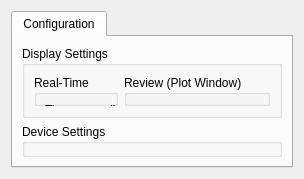
     <widget class="QWidget" name="ablationPage">
      <layout class="QGridLayout" name="gridLayout_4">
       <item row="0" column="0">
        <widget class="QTabWidget" name="ablationTabWidget">
         <property name="currentIndex">
          <number>0</number>
         </property>
         <widget class="QWidget" name="ablationTab">
          <attribute name="title">
           <string>Configuration</string>
          </attribute>
          <layout class="QGridLayout" name="gridLayout_7">
           <item row="0" column="0">
            <widget class="QGroupBox" name="groupBox">
             <property name="title">
              <string>Display Settings</string>
             </property>
             <layout class="QHBoxLayout" name="horizontalLayout_4">
              <item>
               <widget class="QGroupBox" name="groupBox_2">
                <property name="title">
                 <string>Real-Time</string>
                </property>
                <widget class="QGroupBox" name="groupBox_5">
                 <property name="geometry">
                  <rect>
                   <x>11</x>
                   <y>27</y>
                   <width>364</width>
                   <height>91</height>
                  </rect>
                 </property>
                 <property name="title">
                  <string>Time range (X axis)</string>
                 </property>
                 <property name="flat">
                  <bool>false</bool>
                 </property>
                 <property name="checkable">
                  <bool>false</bool>
                 </property>
                 <layout class="QHBoxLayout" name="horizontalLayout_3">
                  <item>
                   <widget class="QRadioButton" name="radioButton">
                    <property name="text">
                     <string>60 s</string>
                    </property>
                    <property name="checked">
                     <bool>true</bool>
                    </property>
                   </widget>
                  </item>
                  <item>
                   <widget class="QRadioButton" name="radioButton_2">
                    <property name="text">
                     <string>120 s</string>
                    </property>
                   </widget>
                  </item>
                 </layout>
                </widget>
                <widget class="QGroupBox" name="groupBox_6">
                 <property name="geometry">
                  <rect>
                   <x>11</x>
                   <y>132</y>
                   <width>179</width>
                   <height>181</height>
                  </rect>
                 </property>
                 <property name="title">
                  <string>Power scale</string>
                 </property>
                 <layout class="QGridLayout" name="gridLayout_6">
                  <item row="0" column="0">
                   <widget class="QRadioButton" name="radioButton_3">
                    <property name="text">
                     <string>75 W</string>
                    </property>
                    <property name="checked">
                     <bool>true</bool>
                    </property>
                   </widget>
                  </item>
                  <item row="1" column="0">
                   <widget class="QRadioButton" name="radioButton_4">
                    <property name="text">
                     <string>100 W</string>
                    </property>
                   </widget>
                  </item>
                  <item row="2" column="0">
                   <widget class="QRadioButton" name="radioButton_5">
                    <property name="text">
                     <string>125 W</string>
                    </property>
                   </widget>
                  </item>
                  <item row="3" column="0">
                   <widget class="QRadioButton" name="radioButton_6">
                    <property name="text">
                     <string>150 W</string>
                    </property>
                   </widget>
                  </item>
                 </layout>
                </widget>
                <widget class="QGroupBox" name="groupBox_7">
                 <property name="geometry">
                  <rect>
                   <x>196</x>
                   <y>132</y>
                   <width>179</width>
                   <height>181</height>
                  </rect>
                 </property>
                 <property name="title">
                  <string>Number of temps</string>
                 </property>
                 <layout class="QGridLayout" name="gridLayout_5">
                  <item row="0" column="0">
                   <widget class="QRadioButton" name="radioButton_7">
                    <property name="text">
                     <string>1</string>
                    </property>
                    <property name="checked">
                     <bool>true</bool>
                    </property>
                   </widget>
                  </item>
                  <item row="1" column="0">
                   <widget class="QRadioButton" name="radioButton_8">
                    <property name="text">
                     <string>2</string>
                    </property>
                   </widget>
                  </item>
                  <item row="2" column="0">
                   <widget class="QRadioButton" name="radioButton_9">
                    <property name="text">
                     <string>3</string>
                    </property>
                   </widget>
                  </item>
                  <item row="3" column="0">
                   <widget class="QRadioButton" name="radioButton_10">
                    <property name="text">
                     <string>4</string>
                    </property>
                   </widget>
                  </item>
                 </layout>
                </widget>
               </widget>
              </item>
              <item>
               <widget class="QGroupBox" name="groupBox_3">
                <property name="title">
                 <string>Review (Plot Window)</string>
                </property>
                <widget class="QLabel" name="label_4">
                 <property name="geometry">
                  <rect>
                   <x>40</x>
                   <y>40</y>
                   <width>141</width>
                   <height>16</height>
                  </rect>
                 </property>
                 <property name="text">
                  <string>Display graph for</string>
                 </property>
                </widget>
                <widget class="QWidget" name="layoutWidget">
                 <property name="geometry">
                  <rect>
                   <x>40</x>
                   <y>70</y>
                   <width>321</width>
                   <height>221</height>
                  </rect>
                 </property>
                 <layout class="QGridLayout" name="gridLayout_9">
                  <item row="0" column="0">
                   <widget class="QCheckBox" name="checkBox">
                    <property name="text">
                     <string>Impledance</string>
                    </property>
                   </widget>
                  </item>
                  <item row="0" column="1">
                   <widget class="QCheckBox" name="checkBox_5">
                    <property name="text">
                     <string>Temp1</string>
                    </property>
                   </widget>
                  </item>
                  <item row="1" column="0">
                   <widget class="QCheckBox" name="checkBox_2">
                    <property name="text">
                     <string>Power</string>
                    </property>
                   </widget>
                  </item>
                  <item row="1" column="1">
                   <widget class="QCheckBox" name="checkBox_6">
                    <property name="text">
                     <string>Temp 2</string>
                    </property>
                   </widget>
                  </item>
                  <item row="2" column="0">
                   <widget class="QCheckBox" name="checkBox_3">
                    <property name="text">
                     <string>Voltage</string>
                    </property>
                   </widget>
                  </item>
                  <item row="2" column="1">
                   <widget class="QCheckBox" name="checkBox_7">
                    <property name="text">
                     <string>Temp 3</string>
                    </property>
                   </widget>
                  </item>
                  <item row="3" column="0">
                   <widget class="QCheckBox" name="checkBox_4">
                    <property name="text">
                     <string>Current</string>
                    </property>
                   </widget>
                  </item>
                  <item row="3" column="1">
                   <widget class="QCheckBox" name="checkBox_8">
                    <property name="text">
                     <string>Temp 4</string>
                    </property>
                   </widget>
                  </item>
                 </layout>
                </widget>
                <zorder>layoutWidget</zorder>
                <zorder>label_4</zorder>
               </widget>
              </item>
             </layout>
            </widget>
           </item>
           <item row="1" column="0">
            <widget class="QGroupBox" name="groupBox_4">
             <property name="title">
              <string>Device Settings</string>
             </property>
             <widget class="QListWidget" name="listWidget">
              <property name="geometry">
               <rect>
                <x>60</x>
                <y>80</y>
                <width>256</width>
                <height>192</height>
               </rect>
              </property>
              <item>
               <property name="text">
                <string>Stockert</string>
               </property>
              </item>
              <item>
               <property name="text">
                <string>EPT</string>
               </property>
              </item>
              <item>
               <property name="text">
                <string/>
               </property>
              </item>
             </widget>
             <widget class="QLabel" name="label_5">
              <property name="geometry">
               <rect>
                <x>60</x>
                <y>50</y>
                <width>151</width>
                <height>16</height>
               </rect>
              </property>
              <property name="text">
               <string>Ablation device type</string>
              </property>
             </widget>
             <widget class="QGroupBox" name="groupBox_8">
              <property name="geometry">
               <rect>
                <x>350</x>
                <y>50</y>
                <width>141</width>
                <height>181</height>
               </rect>
              </property>
              <property name="title">
               <string>Serial port</string>
              </property>
              <widget class="QRadioButton" name="radioButton_11">
               <property name="geometry">
                <rect>
                 <x>10</x>
                 <y>40</y>
                 <width>100</width>
                 <height>21</height>
                </rect>
               </property>
               <property name="text">
                <string>COM 1</string>
               </property>
              </widget>
              <widget class="QRadioButton" name="radioButton_12">
               <property name="geometry">
                <rect>
                 <x>10</x>
                 <y>80</y>
                 <width>100</width>
                 <height>21</height>
                </rect>
               </property>
               <property name="text">
                <string>COM 10</string>
               </property>
               <property name="checked">
                <bool>true</bool>
               </property>
              </widget>
              <widget class="QRadioButton" name="radioButton_13">
               <property name="geometry">
                <rect>
                 <x>10</x>
                 <y>120</y>
                 <width>100</width>
                 <height>21</height>
                </rect>
               </property>
               <property name="text">
                <string>None</string>
               </property>
              </widget>
             </widget>
             <widget class="QLabel" name="label_6">
              <property name="geometry">
               <rect>
                <x>560</x>
                <y>50</y>
                <width>201</width>
                <height>16</height>
               </rect>
              </property>
              <property name="text">
               <string>Minimum time for Ablation</string>
              </property>
             </widget>
             <widget class="QPlainTextEdit" name="plainTextEdit">
              <property name="geometry">
               <rect>
                <x>560</x>
                <y>80</y>
                <width>61</width>
                <height>31</height>
               </rect>
              </property>
              <property name="plainText">
               <string>5</string>
              </property>
             </widget>
             <widget class="QLabel" name="label_7">
              <property name="geometry">
               <rect>
                <x>640</x>
                <y>90</y>
                <width>63</width>
                <height>16</height>
               </rect>
              </property>
              <property name="text">
               <string>Sec</string>
              </property>
             </widget>
            </widget>
           </item>
          </layout>
         </widget>
        </widget>
       </item>
      </layout>
     </widget>
